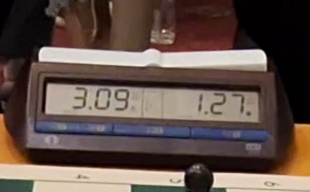
#> input picture Clock Recognition/data/smth2.png, 310 x 192 px
$ jupyter execute --allow-errors main.ipynb
#> lines starting #> are read from the running program, lines starting #| are printed output that depends on the picture; after the words box and inside, x2 and y2 are one past the last pixel; in counts of white or black regions, pixels touching at a corner belong together; long printed decimals are rounded
[cell 1]
import numpy as np
from matplotlib import pyplot as plt

import cv2

import torch

[cell 2]
img_file_path = 'data/smth2.png'

# img = plt.imread('data/stock_clock.png')
img = plt.imread(img_file_path)
#> img is the input picture: shape (192, 310, 3) float32; mean R, G, B 0.38, 0.314, 0.288
img_gray = (cv2.cvtColor(img, cv2.COLOR_RGB2GRAY)*255).astype(np.uint8)

print(img.shape)
#| (192, 310, 3)

plt.imshow(img);

[cell 3]
plt.imshow(img_gray);

[cell 4]
edges = cv2.Canny(img_gray, 100, 200)
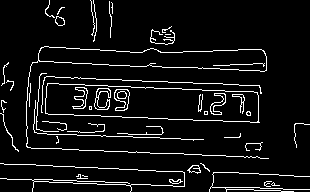
#> edges: shape (192, 310); 7% white in thin lines or dots

plt.imshow(edges);

[cell 5]
lines = cv2.HoughLinesP(edges,
                        1,
                        np.pi/180,
                        threshold=30,
                        minLineLength=0,
                        maxLineGap=20)
#> lines = 59 rows, first 6: [79, 150, 259, 157], [210, 188, 293, 191], [7, 132, 203, 139], [26, 113, 258, 121], [4, 82, 201, 89], [0, 178, 127, 182]

[cell 6]
# Plot image
plt.figure(figsize=(10, 6));
plt.imshow(edges, cmap='gray');

# Plot each line with matplotlib
if lines is not None:
    for line in lines:
        x1, y1, x2, y2 = line[0]
        plt.plot([x1, x2], [y1, y2], color='lime', linewidth=2);
#> this loop made 59 passes
#> (x1, y1, x2, y2) on passes 1 to 12: (79, 150, 259, 157), (210, 188, 293, 191), (7, 132, 203, 139), (26, 113, 258, 121), (4, 82, 201, 89), (0, 178, 127, 182), (23, 164, 213, 173), (92, 64, 265, 70), (29, 75, 198, 83), (210, 187, 236, 187), (160, 52, 261, 49), (187, 170, 309, 176)

[cell 7]
# Load clock crop and template
clock_digit_area = img_gray
template_3 = cv2.imread('data/digit_3.png', 0) # template for digit "3"

# Resize templates if needed to match expected digit size
# template_3 = cv2.resize(template_3, (clock_digit_area.shape[1], clock_digit_area.shape[0]))

# Run template matching
#> (the rest of this cell did not finish here and is left out)

[cell 8]
num_labels, labels, stats, centroids = cv2.connectedComponentsWithStats(img_gray, connectivity=8)
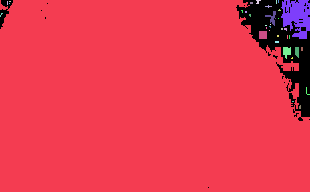
#> labels: shape (192, 310) int32; 37 distinct labels, from 0 to 36; one colour per label, 0 black
#> num_labels = 37; stats = 37 rows, first 6: [0, 0, 310, 188, 3399], [0, 0, 310, 192, 54973], [7, 1, 1, 4, 4], [9, 1, 2, 1, 2], [256, 0, 5, 4, 12], [276, 0, 1, 4, 4]; centroids = 37 pairs, first value 0.8 to 306.6, second value 1 to 106.7
num_labels, labels, stats, centroids, labels.shape, stats.shape, centroids.shape, img_gray.shape

[cell 9]
# Create a color map for visualization
output = np.zeros((labels.shape[0], labels.shape[1], 3), dtype=np.uint8)
colors = [np.random.randint(0, 255, size=3).tolist() for _ in range(num_labels)]

for y in range(output.shape[0]):
    for x in range(output.shape[1]):
        output[y, x] = colors[labels[y, x]]
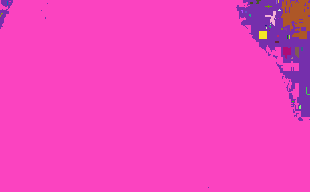
#> output: shape (192, 310, 3); mean of channels 0, 1, 2 188.4, 66.5, 241.8; drawn as B, G, R

# Optionally draw bounding boxes
for i in range(1, num_labels):  # skip background (label 0)
    x, y, w, h, area = stats[i]
    if area > 50:  # filter small components
        cv2.rectangle(output, (x, y), (x+w, y+h), (255, 255, 255), 2)
#> this loop made 36 passes
#> (x, y, w, h, area) on passes 1, 7, 14, 24, 30, 31: (0, 0, 310, 192, 54973), (281, 0, 29, 39, 781), (265, 11, 11, 15, 62), (259, 31, 8, 8, 64), (283, 47, 8, 12, 69), (295, 47, 4, 11, 38)
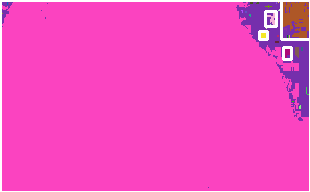
#> output: shape (192, 310, 3); 3.45% of pixels changed, all inside (x1, y1, x2, y2) = (0, 0, 310, 192); drawn as B, G, R

# Show results
plt.imshow(output);

[cell 10]
img.shape, img.max()
#> Out = ((192, 310, 3), 0.992)

[cell 11]
plt.figure(figsize=(15, 6));
plt.subplot(1, 3, 1);
plt.imshow(img_gray, cmap='gray');
plt.subplot(1, 3, 2);
plt.imshow(img);
plt.subplot(1, 3, 3);
img_bin = img.sum(2) < 1.3
#> img_bin: shape (192, 310) bool; 71.1% white; 27 black regions (12 under 20 px), largest, box (x1, y1, x2, y2) and area: (45, 84, 259, 122) 5755, (0, 114, 185, 192) 4100, (38, 47, 267, 71) 3820

eroded = cv2.erode(img_bin.astype(np.uint8), np.ones((3, 3), np.uint8), iterations=1)
#> eroded: shape (192, 310); values 0 (black) and 1 (white), 65.9% white; 20 black regions (2 under 20 px), largest, box (x1, y1, x2, y2) and area: (44, 83, 260, 123) 6841, (0, 113, 186, 192) 4475, (37, 46, 268, 72) 4349
diff = img_bin.astype(np.uint8) - eroded
#> diff: shape (192, 310); values 0 (black) and 1 (white), 5.1% white in thin lines or dots
# [4 lines of commented-out code are left out]

plt.imshow(diff, cmap='gray');
plt.imsave('data/diff.png', diff, cmap='gray');

[cell 12]
import pytesseract
from PIL import Image

[cell 13]
d_img = Image.open('data/diff.png')
print(pytesseract.image_to_string(d_img, config="--psm 6 -c tessedit_char_whitelist=0123456789"))
#> (this line was passed over: pytesseract is not available in this run)
# print(pytesseract.image_to_boxes(d_img))

[cell 14]
import numpy as np

class Segments:
    def __init__(self):
        # create a 7seg model
        self.flags = [];
        self.segments = [];
        h1 = [[0, 1.0],[0, 0.1]];       # 0
        h2 = [[0, 1.0],[0.45, 0.55]];   # 1
        h3 = [[0, 1.0],[0.9, 1.0]];     # 2
        vl1 = [[0, 0.2],[0, 0.5]];      # 3 # upper-left
        vl2 = [[0, 0.2],[0.5, 1.0]];    # 4
        vr1 = [[0.8, 1.0],[0, 0.5]];    # 5 # upper-right
        vr2 = [[0.8, 1.0], [0.5, 1.0]]; # 6
        self.segments.append(h1);
        self.segments.append(h2);
        self.segments.append(h3);
        self.segments.append(vl1);
        self.segments.append(vl2);
        self.segments.append(vr1);
        self.segments.append(vr2);

    # process an image and set flags
    # [54 lines left out: functions digest, getNum, not called in this run]

[cell 15]
import cv2
import numpy as np

# load image
img = plt.imread("data/diff.png");
#> img: shape (192, 310, 4) float32

# crop
# img = img[300:800,100:800,:];

# lab
lab = cv2.cvtColor(img, cv2.COLOR_BGR2LAB);
#> lab: shape (192, 310, 3) float32; mean of channels 0, 1, 2 5.1, 0, 0
l,a,b = cv2.split(lab);
#> l: shape (192, 310) float32; values 0 (black) and 100 (white), 5.1% white in thin lines or dots
#> a: shape (192, 310) float32; every value is 0

# show
plt.imshow(img);

# closing operation
kernel = np.ones((5,5), np.uint8);

# threshold params
low = 165;
high = 200;
iters = 3;

# make copy
copy = b.copy();

# threshold
thresh = cv2.inRange(copy, low, high);
#> thresh: shape (192, 310); every value is 0

# dilate
for a in range(iters):
    thresh = cv2.dilate(thresh, kernel);

# erode
for a in range(iters):
    thresh = cv2.erode(thresh, kernel);

# show image
plt.imshow(thresh);
plt.imsave("threshold.jpg", thresh);
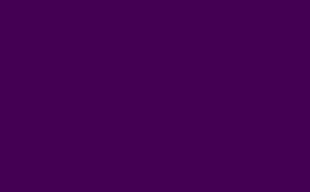
#> saved as threshold.jpg: shape (192, 310, 3); mean R, G, B 68, 0, 83

# start processing
contours, _ = cv2.findContours(thresh, cv2.RETR_TREE, cv2.CHAIN_APPROX_SIMPLE);
#> contours = []

# draw
for contour in contours:
    cv2.drawContours(img, [contour], 0, (0,255,0), 3);
#> this loop made 0 passes

# get res of each number
bounds = [];
h, w = img.shape[:2];
#> h = 192; w = 310
for contour in contours:
    left = w;
    right = 0;
    top = h;
    bottom = 0;
    for point in contour:
        point = point[0];
        x, y = point;
        if x < left:
            left = x;
        if x > right:
            right = x;
        if y < top:
            top = y;
        if y > bottom:
            bottom = y;
    tl = [left, top];
    br = [right, bottom];
    bounds.append([tl, br]);
#> after the loop, bounds = []

# crop out each number
cuts = [];
number = 0;
for bound in bounds:
    tl, br = bound;
    cut_img = thresh[tl[1]:br[1], tl[0]:br[0]];
    cuts.append(cut_img);
    number += 1;
#> after the loop, cuts = []; number = 0
    # plt.imshow(str(number), cut_img);

# font
font = cv2.FONT_HERSHEY_SIMPLEX;
#> font = 0

# create a segment model
model = Segments();
index = 0;
for cut in cuts:
    # save image
    plt.imsave(str(index) + "_" + str(number) + ".jpg", cut);

    # process
    model.digest(cut);
    number = model.getNum();
    print(number);
    plt.imshow(cut);

    # draw and save again
    h, w = cut.shape[:2];
    drawn = np.zeros((h, w, 3), np.uint8);
    drawn[:, :, 0] = cut;
    drawn = cv2.putText(drawn, str(number), (10,30), font, 1, (0,0,255), 2, cv2.LINE_AA);
    plt.imsave("drawn" + str(index) + "_" + str(number) + ".jpg", drawn);

    index += 1;
#> after the loop, index = 0
    # cv2.waitKey(0);


# show
plt.imshow(img);
plt.imsave("contours.jpg", img);
# cv2.waitKey(0);

[cell 16]
plt.imshow(img_gray);
dst = cv2.cornerHarris(img_gray, 2, 3, 0.04)
# Dilate the corner points to make them more visible
dst = cv2.dilate(dst, None)
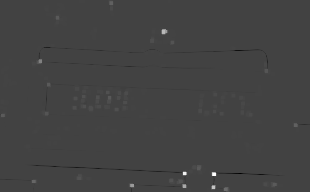
#> dst: shape (192, 310) float32; min -0.0019, max 0.00534, mean 5.39e-06; drawn with min black and max white

# Mark the corners in the original image (Red for corners)
mask = ((dst > 0.01 * dst.max()) * 1).astype(np.uint8)
#> mask: shape (192, 310); values 0 (black) and 1 (white), 2.7% white; 63 white regions (23 under 20 px)
plt.imshow(mask, alpha=mask, cmap='Reds');

[cell 17]
diff_copy = diff.copy()

contours,_ = cv2.findContours(diff_copy, cv2.RETR_TREE, cv2.CHAIN_APPROX_SIMPLE);
#> contours = 86 contours, 48 with area under 20; largest, box (x1, y1, x2, y2) and area: (44, 83, 260, 123) 6626, (44, 83, 260, 123) 6598, (37, 46, 268, 72) 4104, (37, 46, 268, 72) 4061, (26, 117, 89, 150) 808
# contours,_ = cv2.findContours(diff_copy, cv2.RETR_EXTERNAL, cv2.CHAIN_APPROX_SIMPLE);

plt.imshow(diff_copy);

[cell 18]
min_area = 0
max_area = 200  # adjust depending on digit size

filtered = [cnt for cnt in contours if min_area <= cv2.contourArea(cnt) <= max_area]
#> filtered = 79 contours, 48 with area under 20; largest, box (x1, y1, x2, y2) and area: (115, 89, 129, 111) 145, (86, 124, 107, 132) 121, (48, 122, 68, 131) 118, (86, 124, 107, 132) 111, (48, 122, 68, 131) 106
non_filtered = [cnt for cnt in contours if not (min_area <= cv2.contourArea(cnt) <= max_area)]
#> non_filtered = 7 contours; box (x1, y1, x2, y2) and area: (44, 83, 260, 123) 6626, (44, 83, 260, 123) 6598, (37, 46, 268, 72) 4104, (37, 46, 268, 72) 4061, (26, 117, 89, 150) 808, (26, 117, 79, 150) 752, (150, 28, 175, 45) 258

[cell 19]
# plt.imshow(diff_copy);
plt.imshow(np.zeros(diff_copy.shape, dtype=np.uint8));

mask = np.zeros(diff_copy.shape, dtype=np.uint8)

# for contour in contours[37:65]:
# for contour in contours:
for contour in filtered:
    cv2.drawContours(mask, [contour], 0, 1, 2);
#> this loop made 79 passes
#> contour on passes 2, 6, 9, 10, 14, 27, 29, 32, 34, 36, 37, 39: [[79, 177]], [[299, 160], [299, 161]], [[257, 146], [258, 147], [258, 146]], [[301, 135]], [[118, 129], [118, 131], [125, 131], [125, 129]], [[60, 135], [61, 134], [62, 135], [61, 136]], [[59, 141], [60, 140], [61, 141], [60, 142]], [[66, 139], [67, 138], [68, 139], [67, 140]], [[205, 112], [205, 113], [206, 113], [206, 112]], [[247, 113], [248, 112], [249, 113], [248, 114]], [[90, 107], [90, 108]], [[199, 104], [199, 110], [200, 109], [200, 104]]
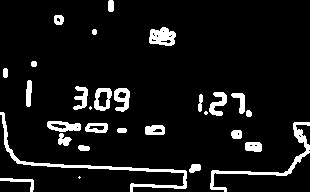
#> mask: shape (192, 310); values 0 (black) and 1 (white), 8.1% white; 29 white regions (3 under 20 px)

# plt.imshow(mask, alpha=mask);

combined_contours, _ = cv2.findContours(mask, cv2.RETR_TREE, cv2.CHAIN_APPROX_SIMPLE)
#> combined_contours = 49 contours, 18 with area under 20; largest, box (x1, y1, x2, y2) and area: (0, 112, 187, 192) 684, (210, 122, 310, 192) 518, (149, 27, 176, 46) 356, (94, 88, 112, 111) 306, (47, 121, 81, 132) 250

mask = np.zeros(diff_copy.shape, dtype=np.uint8)

for contour in combined_contours:
# for contour in combined_contours[19:28]:
# for contour in [combined_contours[25]]:
    cv2.drawContours(mask, [contour], 0, 1, thickness=cv2.FILLED);
#> this loop made 49 passes
#> contour on passes 2, 17, 18, 20, 42, 44, 46: [[79, 176], [78, 177], [79, 178], [80, 177]], [[299, 136], [300, 135], [301, 136], [300, 137]], [[298, 135], [299, 134], [300, 135], [299, 136]], [[76, 127], [77, 126], [78, 127], [77, 128]], [[170, 35], [171, 34], [172, 35], [171, 36]], [[153, 35], [154, 34], [155, 35], [154, 36]], [[162, 31], [163, 30], [164, 31], [163, 32]]
#> mask: shape (192, 310); values 0 (black) and 1 (white), 8.6% white; 29 white regions (3 under 20 px), largest, box (x1, y1, x2, y2) and area: (0, 112, 187, 192) 979, (210, 122, 310, 192) 703, (149, 27, 176, 46) 395

plt.imshow(mask, alpha=mask);
print(len(combined_contours))
#| 49

[cell 20]
diff2 = diff_copy.copy()
diff2[mask > .5] = 0
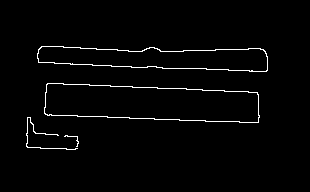
#> diff2: shape (192, 310); values 0 (black) and 1 (white), 2% white in thin lines or dots, all inside (x1, y1, x2, y2) = (26, 46, 268, 150)
plt.imshow(diff2);

[cell 21]
diff_copy = diff.copy()

# get res of each number
bounds = [];
h, w = img.shape[:2];
for contour in contours:
    left = w;
    right = 0;
    top = h;
    bottom = 0;
    for point in contour:
        point = point[0];
        x, y = point;
        if x < left:
            left = x;
        if x > right:
            right = x;
        if y < top:
            top = y;
        if y > bottom:
            bottom = y;
    tl = [left, top];
    br = [right, bottom];
    bounds.append([tl, br]);
#> this loop made 86 passes
#> (tl, br) on passes 1, 3, 4, 5, 6, 7, 8, 11, 12, 13, 15, 16: ([0, 179], [32, 191]), ([190, 165], [199, 171]), ([190, 169], [193, 171]), ([192, 165], [199, 169]), ([299, 160], [299, 161]), ([246, 143], [260, 150]), ([246, 143], [260, 150]), ([232, 131], [240, 137]), ([232, 131], [240, 137]), ([298, 130], [301, 133]), ([118, 129], [125, 131]), ([146, 126], [163, 133])
#> contour on passes 9, 14, 38, 46, 47, 49: [[257, 146], [258, 147], [258, 146]], [[118, 129], [118, 131], [125, 131], [125, 129]], [[205, 112], [205, 113], [206, 113], [206, 112]], [[95, 103], [96, 102], [97, 103], [96, 104]], [[200, 95], [200, 101], [201, 100], [201, 95]], [[240, 110], [241, 109], [242, 110], [241, 111]]

print(len(bounds))
#| 86
bounds_mask = np.zeros(diff_copy.shape, dtype=np.uint8)
# Draw each rectangle on the image
for top_left, bottom_right in bounds[37:65]:
    cv2.rectangle(bounds_mask, top_left, bottom_right, color=1, thickness=2)
#> this loop made 28 passes
#> (top_left, bottom_right) on passes 1 to 12: ([205, 112], [206, 113]), ([247, 111], [250, 115]), ([247, 112], [249, 114]), ([90, 107], [90, 108]), ([74, 106], [81, 108]), ([199, 104], [200, 110]), ([107, 100], [108, 107]), ([95, 100], [105, 109]), ([95, 102], [97, 104]), ([200, 95], [201, 101]), ([232, 94], [243, 112]), ([240, 109], [242, 111])
#> bounds_mask: shape (192, 310); values 0 (black) and 1 (white), 2.3% white; 9 white regions (2 under 20 px), largest, box (x1, y1, x2, y2) and area: (94, 88, 112, 111) 281, (209, 92, 227, 116) 268, (114, 88, 130, 112) 265

plt.imshow(diff_copy);
plt.imshow(bounds_mask, alpha=bounds_mask, cmap='Reds');

[cell 22]
img = plt.imread(img_file_path)

[cell 23]
img_new_mask = np.zeros(diff_copy.shape, dtype=np.uint8)

bounds = None

area_max = -1

for cnt in non_filtered:
    epsilon = 0.02 * cv2.arcLength(cnt, True)
    approx = cv2.approxPolyDP(cnt, epsilon, True)

    if len(approx) == 4 and cv2.isContourConvex(approx):
    # if cv2.isContourConvex(cnt):
    # if True:
        # cv2.drawContours(img_new_mask, [cnt], -1, 1, 2)
        x, y, w, h = cv2.boundingRect(approx)
        aspect_ratio = w / h

        # if 1.5 < aspect_ratio < 5.0:  # adjust for your clock's shape
        if True:  # adjust for your clock's shape
            cv2.drawContours(img_new_mask, [approx], -1, 1, thickness=cv2.FILLED)

            area = w * h
            if area > area_max:
                area_max = area
                bounds = cv2.boundingRect(cnt)
#> this loop made 7 passes
#> img_new_mask: shape (192, 310); values 0 (black) and 1 (white), 10.3% white; 1 white region, box (x1, y1, x2, y2) and area: (46, 84, 260, 118) 6154

plt.subplot(1, 2, 1);
plt.imshow(img_new_mask);
plt.subplot(1, 2, 2);
plt.imshow(img);
img_new_mask.shape, img.shape
#> Out = ((192, 310), (192, 310, 3))

[cell 24]
im_copy = img.copy()
im_copy[img_new_mask < 0.1] = [1, 1, 1]  # Change color to green
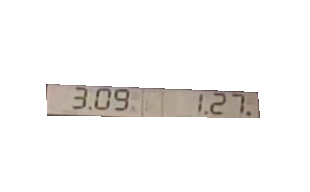
#> im_copy: shape (192, 310, 3) float32; mean R, G, B 0.963, 0.957, 0.952
x, y, w, h = bounds
cropped = im_copy[y:y+h, x:x+w]
plt.imshow(cropped, cmap='Reds');

[cell 25]
# left
plt.subplot(1, 2, 1)
left_img = cropped[:, :cropped.shape[1]//2]
plt.imshow(left_img);
plt.imsave('data/left_half.jpg', left_img);
# right
plt.subplot(1, 2, 2)
right_img = cropped[:, cropped.shape[1]//2:]
plt.imshow(right_img);
plt.imsave('data/right_half.jpg', right_img);

[cell 26]
lft = Image.open('data/left_half.jpg')
print(pytesseract.image_to_string(lft, config="--psm 7 -c tessedit_char_whitelist=0123456789"))
#> (this line was passed over: pytesseract is not available in this run)

[cell 27]
left_adjust = cv2.cvtColor(left_img, cv2.COLOR_RGB2GRAY)
print(left_adjust.min())
#| 0.1816
left_adjust[left_adjust < 0.5] = 0
#> left_adjust: shape (40, 108) float32; min 0, max 1, mean 0.662
left_adjust[left_adjust > 0.5] = 1
#> left_adjust: shape (40, 108) float32; values 0 (black) and 1 (white), 88% white; black in thin lines or dots, all inside (x1, y1, x2, y2) = (2, 1, 108, 34)
plt.imshow(left_adjust, cmap='gray');
plt.imsave('data/left_adjust.jpg', left_adjust, cmap='gray');

[cell 28]
lft = Image.open('data/left_adjust.jpg')
print(pytesseract.image_to_string(lft, config="--psm 7 -c tessedit_char_whitelist=0123456789"))
#> (this line was passed over: pytesseract is not available in this run)

[cell 29]
right_adjust = cv2.cvtColor(right_img, cv2.COLOR_RGB2GRAY)
print(right_adjust.min())
#| 0.1857
right_adjust[right_adjust < 0.5] = 0
#> right_adjust: shape (40, 108) float32; min 0, max 1, mean 0.671
right_adjust[right_adjust > 0.5] = 1
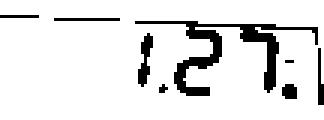
#> right_adjust: shape (40, 108) float32 (shown 3 times larger); values 0 (black) and 1 (white), 89.3% white; 8 black regions (3 under 20 px), largest, box (x1, y1, x2, y2) and area: (45, 7, 106, 32) 323, (46, 11, 51, 29) 48, (106, 16, 108, 35) 26, (18, 6, 40, 7) 22, (94, 28, 99, 33) 22
plt.imshow(right_adjust, cmap='gray');
plt.imsave('data/right_adjust.jpg', right_adjust, cmap='gray');

$ run again, with Clock Recognition/data/smth3.png copied over Clock Recognition/data/smth2.png
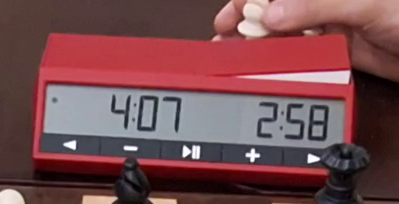
#> input picture Clock Recognition/data/smth3.png, 399 x 204 px
#> img is the input picture: shape (204, 399, 3) float32; mean R, G, B 0.466, 0.295, 0.308
#| (204, 399, 3)
#> edges: shape (204, 399); 5.8% white in thin lines or dots
#> lines = 60 rows, first 6: [38, 84, 352, 101], [63, 154, 346, 169], [50, 159, 328, 174], [61, 81, 353, 97], [212, 76, 353, 83], [149, 139, 366, 151]
#> the loop `for line in lines:` made 60 passes
#> labels: shape (204, 399) int32; values 0 (black) and 1 (white), 100% white; black in thin lines or dots, all inside (x1, y1, x2, y2) = (133, 84, 397, 189)
#> num_labels = 2; stats = [[133, 84, 264, 105, 6], [0, 0, 399, 204, 81390]]; centroids = [[257.3, 150.2], [199, 101.5]]
#> the loop `for i in range(1, num_labels):` made 1 pass
#> after the loop `for i in range(1, num_labels):`:
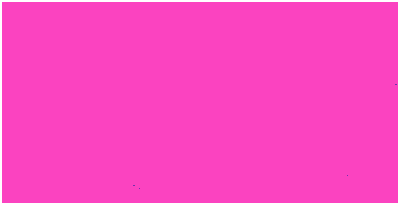
#> output: shape (204, 399, 3); mean of channels 0, 1, 2 193.4, 71.2, 251.1; drawn as B, G, R
#> `img.shape, img.max()`: Out = ((204, 399, 3), 1)
#> img_bin: shape (204, 399) bool; 69.6% white; 38 black regions (21 under 20 px), largest, box (x1, y1, x2, y2) and area: (43, 85, 351, 148) 12177, (34, 66, 351, 162) 5299, (214, 0, 399, 41) 4535
#> eroded: shape (204, 399); values 0 (black) and 1 (white), 64.1% white; 29 black regions (10 under 20 px), largest, box (x1, y1, x2, y2) and area: (33, 65, 353, 163) 20245, (213, 0, 399, 42) 4914, (137, 158, 327, 175) 1177
#> diff: shape (204, 399); values 0 (black) and 1 (white), 5.5% white in thin lines or dots
#> img: shape (204, 399, 4) float32
#> lab: shape (204, 399, 3) float32; mean of channels 0, 1, 2 5.5, 0, 0
#> l: shape (204, 399) float32; values 0 (black) and 100 (white), 5.5% white in thin lines or dots
#> a: shape (204, 399) float32; every value is 0
#> thresh: shape (204, 399); every value is 0
#> `contours, _ = cv2.findContours(thresh, cv2.RETR_TREE, cv2.CHAIN_APPROX..`: contours = []
#> after the loop `for bound in bounds:`: number = 0
#> `contours,_ = cv2.findContours(diff_copy, cv2.RETR_TREE, cv2.CHAIN_APPR..`: contours = 94 contours, 51 with area under 20; largest, box (x1, y1, x2, y2) and area: (33, 65, 353, 163) 22554, (42, 84, 352, 149) 14960, (33, 65, 352, 163) 5824, (43, 80, 347, 103) 1521, (137, 158, 327, 175) 984
#> filtered = 76 contours, 51 with area under 20; largest, box (x1, y1, x2, y2) and area: (111, 95, 131, 129) 168, (244, 147, 261, 163) 152, (163, 97, 181, 132) 144, (244, 147, 261, 163) 136, (311, 124, 324, 137) 134
#> non_filtered = 18 contours; largest, box (x1, y1, x2, y2) and area: (33, 65, 353, 163) 22554, (42, 84, 352, 149) 14960, (33, 65, 352, 163) 5824, (43, 80, 347, 103) 1521, (137, 158, 327, 175) 984
#> the loop `for contour in filtered:` made 76 passes
#> contour on passes 5, 7, 9, 20, 25, 27, 29, 34: [[345, 164], [345, 167], [347, 167], [347, 164]], [[345, 160], [345, 162], [348, 162], [348, 160]], [[315, 171], [320, 171]], [[217, 72], [218, 71], [219, 72], [218, 73]], [[331, 85], [332, 84], [333, 85], [332, 86]], [[132, 119], [133, 120], [134, 120], [134, 119]], [[345, 105], [346, 106], [346, 105]], [[134, 104], [134, 105], [135, 105], [135, 104]]
#> combined_contours = 50 contours, 20 with area under 20; largest, box (x1, y1, x2, y2) and area: (212, 0, 399, 43) 849, (310, 108, 326, 138) 364, (110, 94, 132, 130) 306, (162, 96, 182, 133) 252, (243, 146, 262, 164) 216
#> the loop `for contour in combined_contours:` made 50 passes
#> contour on passes 26, 28, 34, 35: [[177, 100], [178, 99], [179, 100], [178, 101]], [[125, 112], [126, 111], [127, 112], [126, 113]], [[290, 81], [289, 82], [290, 83], [291, 82]], [[285, 81], [284, 82], [285, 83], [286, 82]]
#| 50
#> diff2: shape (204, 399); values 0 (black) and 1 (white), 3.6% white in thin lines or dots, all inside (x1, y1, x2, y2) = (33, 65, 352, 175)
#> the loop `for contour in contours:` made 94 passes
#> (tl, br) on passes 1, 2, 3, 4, 6, 8, 9, 10: ([271, 202], [283, 203]), ([147, 197], [177, 203]), ([81, 194], [118, 203]), ([0, 188], [25, 203]), ([345, 164], [347, 167]), ([345, 160], [348, 162]), ([137, 158], [326, 174]), ([137, 158], [326, 174])
#> after the loop `for contour in contours:`: bounds = 94 items
#| 94
#> the loop `for top_left, bottom_right in bounds[37:65]:` made 28 passes
#> (top_left, bottom_right) on passes 1 to 8: ([311, 124], [323, 136]), ([311, 124], [323, 136]), ([313, 109], [324, 121]), ([313, 109], [324, 121]), ([134, 104], [135, 105]), ([285, 103], [304, 139]), ([285, 103], [304, 139]), ([257, 102], [277, 137])
#> the loop `for cnt in non_filtered:` made 18 passes
#> (epsilon, approx, x, y, w, h, aspect_ratio, area) on pass 6: (14.62, [[45, 88], [348, 96], [350, 141], [44, 133]], 44, 88, 307, 54, 5.69, 16578)
#> after the loop `for cnt in non_filtered:`: area_max = 16578
#> `x, y, w, h = bounds`: x = 42; y = 84; w = 310; h = 65
#| 0.1154
#| 0.06628
#> `right_adjust[right_adjust > 0.5] = 1`:
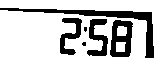
#> right_adjust: shape (65, 155) float32; values 0 (black) and 1 (white), 77% white; 6 black regions (2 under 20 px), largest, box (x1, y1, x2, y2) and area: (0, 8, 154, 58) 988, (110, 20, 133, 57) 534, (87, 19, 108, 56) 391, (60, 18, 82, 55) 373
